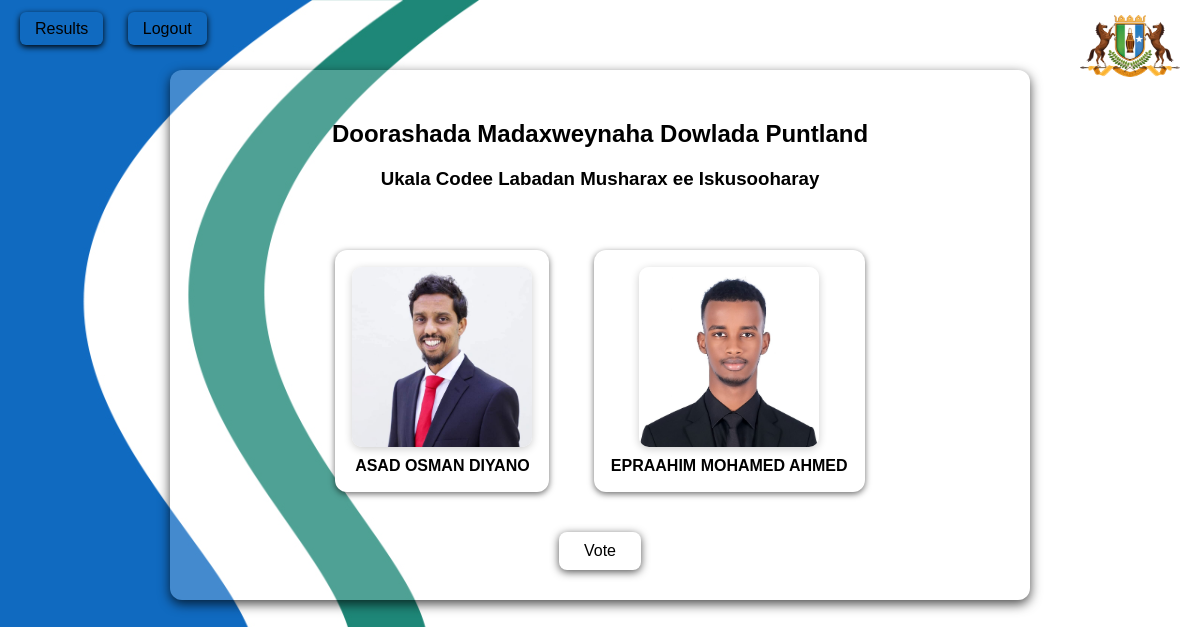
The page /index (signed in) on the database its author committed.
### app.py (models this page shows)
class Poll(db.Model):
    id = db.Column(db.Integer, primary_key=True)
    question = db.Column(db.String(255), nullable=False)
    poll_name = db.Column(db.String(255))
    image_url = db.Column(db.String(255))
    contestant1_name = db.Column(db.String(100))
    contestant1_image = db.Column(db.String(255))
    contestant2_name = db.Column(db.String(100))
    contestant2_image = db.Column(db.String(255))
    choices = db.relationship('Choice', backref='poll', lazy=True)

### app.py (the view)
@app.route('/index')
@login_required
def index():
    poll = Poll.query.order_by(Poll.id.desc()).first()
    if not poll:
        return "No poll found. Admins can create one."
    return render_template('index.html', poll=poll)

### app.py (called while the page is built)
def login_required(f):
    @wraps(f)
    def decorated(*args, **kwargs):
        if 'user_id' not in session:
            flash("Fadlan login samee")
            return redirect(url_for('login'))
        return f(*args, **kwargs)
    return decorated

### templates/index.html (shortened to what this page needs)
<!DOCTYPE html>
<html lang="so">
<head>
</head>
<body>
    <div class="logo">
        <img src="{{ url_for('static', filename='logo.png') }}" alt="Logo">
    </div>
    <div class="top-links">
        <a href="{{ url_for('results') }}">Results</a>
        <a href="{{ url_for('logout') }}">Logout</a>
    </div>
    <div class="poll-container">
        <h2>{{ poll.poll_name }}</h2>
        <h3>{{ poll.question }}</h3>
        {% if poll.choices|length >= 2 %}
        <form method="POST" action="{{ url_for('vote') }}" class="poll-form">
            <label class="choice-wrapper">
                <div class="custom-radio">
                    <img src="{{ url_for('static', filename='poll_images/' ~ poll.contestant1_image) }}" alt="{{ poll.contestant1_name }}">
                    <strong>{{ poll.contestant1_name }}</strong>
                </div>
            </label>
            <label class="choice-wrapper">
                <div class="custom-radio">
                    <img src="{{ url_for('static', filename='poll_images/' ~ poll.contestant2_image) }}" alt="{{ poll.contestant2_name }}">
                    <strong>{{ poll.contestant2_name }}</strong>
                </div>
            </label>
            <br>
            <button type="submit">Vote</button>
        </form>
        {% else %}
            <p style="text-align: center; color: red; margin-top: 20px;">
                Ma jiraan tartamayaal ku filan codbixinta. Fadlan la xiriir admin si loo daro.
            </p>
        {% endif %}
    </div>
</body>
</html>

### rows shown on the page
Poll: poll_name "Doorashada Madaxweynaha Dowlada Puntland", question "Ukala Codee Labadan Musharax ee Iskusooharay", contestant1_image (picture), contestant1_name "ASAD OSMAN DIYANO", contestant2_image (picture), contestant2_name "EPRAAHIM MOHAMED AHMED"
